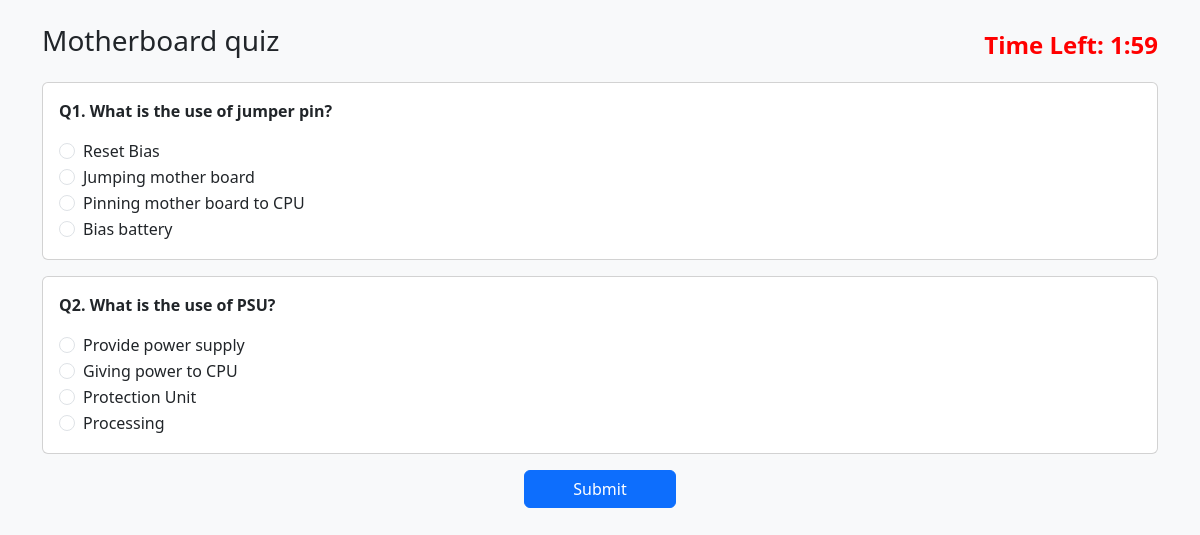
The page /quiz/quiz.php?quiz_id=3 (signed in) on the database its author committed.
### tables this page shows
CREATE TABLE `quizzes` (
  `id` int(11) NOT NULL,
  `title` varchar(100) DEFAULT NULL,
  `description` text DEFAULT NULL,
  `time_limit` int(11) DEFAULT 5
);

CREATE TABLE `questions` (
  `id` int(11) NOT NULL,
  `quiz_id` int(11) DEFAULT NULL,
  `question_text` text DEFAULT NULL,
  `option_a` varchar(100) DEFAULT NULL,
  `option_b` varchar(100) DEFAULT NULL,
  `option_c` varchar(100) DEFAULT NULL,
  `option_d` varchar(100) DEFAULT NULL,
  `correct_option` char(1) DEFAULT NULL
);

### quiz/quiz.php (the view, shortened to what this page needs)
<?php
include("includes/db.php");
$quiz_id = $_GET['quiz_id'];
$quizQuery = mysqli_query($conn, "SELECT * FROM quizzes WHERE id = $quiz_id");
$quiz = mysqli_fetch_assoc($quizQuery);
$time_limit = (int)$quiz['time_limit'];
$questionQuery = mysqli_query($conn, "SELECT * FROM questions WHERE quiz_id = $quiz_id");
?>
<!DOCTYPE html>
<html>
<head>
  <link href="https://cdn.jsdelivr.net/npm/bootstrap@5.3.0/dist/css/bootstrap.min.css" rel="stylesheet">
</head>
<body class="bg-light">
<div class="container py-4">
  <div class="d-flex justify-content-between align-items-center mb-3">
    <h3><?= htmlspecialchars($quiz['title']) ?></h3>
    <div class="timer" id="timer">Time Left: <?= $time_limit ?>:00</div>
  </div>
  <form method="POST" action="result.php" id="quizForm">
    <?php $qNum = 1; while($q = mysqli_fetch_assoc($questionQuery)): ?>
      <div class="card mb-3">
        <div class="card-body">
          <p><strong>Q<?= $qNum++ ?>. <?= htmlspecialchars($q['question_text']) ?></strong></p>
          <div class="form-check">
            <input class="form-check-input" type="radio" name="answers[<?= $q['id'] ?>]" value="A" id="q<?= $q['id'] ?>a">
            <label class="form-check-label" for="q<?= $q['id'] ?>a"><?= htmlspecialchars($q['option_a']) ?></label>
          </div>
          <div class="form-check">
            <input class="form-check-input" type="radio" name="answers[<?= $q['id'] ?>]" value="B" id="q<?= $q['id'] ?>b">
            <label class="form-check-label" for="q<?= $q['id'] ?>b"><?= htmlspecialchars($q['option_b']) ?></label>
          </div>
          <div class="form-check">
            <input class="form-check-input" type="radio" name="answers[<?= $q['id'] ?>]" value="C" id="q<?= $q['id'] ?>c">
            <label class="form-check-label" for="q<?= $q['id'] ?>c"><?= htmlspecialchars($q['option_c']) ?></label>
          </div>
          <div class="form-check">
            <input class="form-check-input" type="radio" name="answers[<?= $q['id'] ?>]" value="D" id="q<?= $q['id'] ?>d">
            <label class="form-check-label" for="q<?= $q['id'] ?>d"><?= htmlspecialchars($q['option_d']) ?></label>
          </div>
        </div>
      </div>
    <?php endwhile; ?>
    <div class="text-center">
      <button type="submit" class="btn btn-primary px-5">Submit</button>
    </div>
  </form>
</div>
</body>
</html>

### quiz/quiz.php (style rules this page uses)
.timer { font-size: 1.5rem; font-weight: bold; color: red; }

### rows shown on the page
quizzes: title "Motherboard quiz"
questions: question_text "What is the use of jumper pin?", option_a "Reset Bias", option_b "Jumping mother board", option_c "Pinning mother board to CPU", option_d "Bias battery"
questions: question_text "What is the use of PSU?", option_a "Provide power supply", option_b "Giving power to CPU", option_c "Protection Unit", option_d "Processing"
